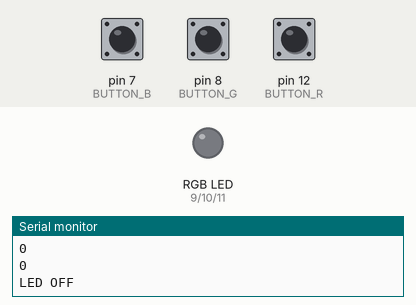
This sketch was run on a simulated Arduino Uno, built with avr-gcc and run on an emulated ATmega328P. Parts: an RGB LED mixed from three pins (HIGH = lit), the last lines printed to the serial monitor. The test bench sets the inputs (shaded band); at power-on: pin 7 (BUTTON_B) LOW, pin 8 (BUTTON_G) LOW, pin 12 (BUTTON_R) LOW.

Above: at 1.8 s.
1.9 s: pin 7 (BUTTON_B) pulled HIGH for 0.6 s
At 2.6 s:
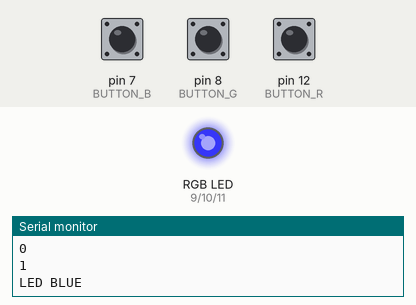
4.5 s: pin 8 (BUTTON_G) pulled HIGH for 0.6 s
At 5.8 s:
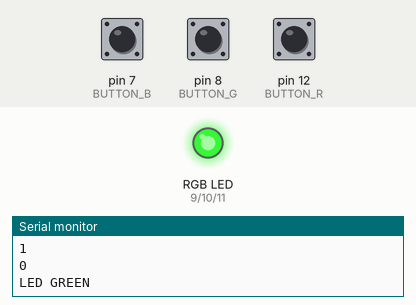
7.5 s: pin 12 (BUTTON_R) pulled HIGH for 0.6 s
At 8.5 s:
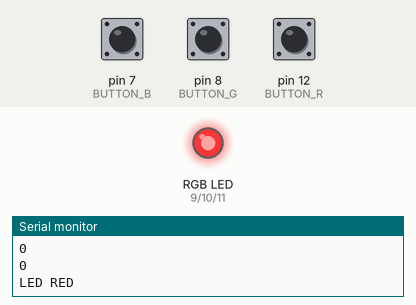
10.5 s: pin 12 (BUTTON_R) pulled HIGH for 3.2 s
At 14.3 s:
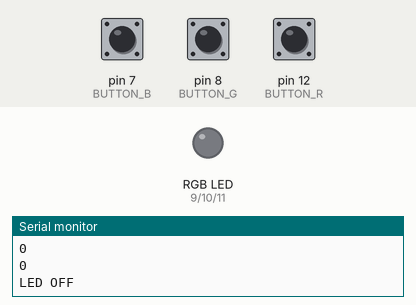
15.5 s: pin 7 (BUTTON_B) pulled HIGH for 3.2 s
At 17.1 s:
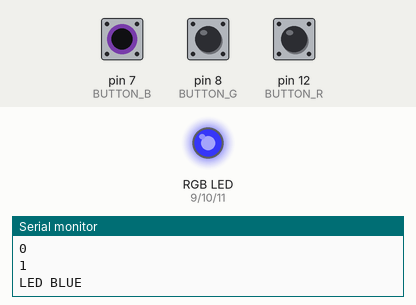
Timing chart, 0 to 20.5 s (numbered marks = the images above; inputs shaded):
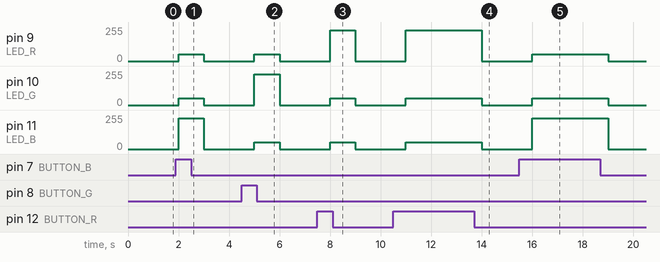

Measured:
- after the input at 1.9 s, pin 9 (LED_R), pin 10 (LED_G): 0/255 → 50/255 after 0.10 s, → 0/255 1.0 s later; pin 11 (LED_B): 0/255 → 230/255 after 0.10 s, → 0/255 1.0 s later
- after the input at 4.5 s, pin 9 (LED_R), pin 11 (LED_B): 0/255 → 50/255 after 0.50 s, → 0/255 1.0 s later; pin 10 (LED_G): 0/255 → 230/255 after 0.50 s, → 0/255 1.0 s later
- after the input at 7.5 s, pin 9 (LED_R): 0/255 → 230/255 after 0.50 s, → 0/255 1.0 s later; pin 10 (LED_G), pin 11 (LED_B): 0/255 → 50/255 after 0.50 s, → 0/255 1.0 s later
- after the input at 10.5 s, pin 9 (LED_R): 0/255 → 230/255 after 0.51 s, → 0/255 3.0 s later; pin 10 (LED_G), pin 11 (LED_B): 0/255 → 50/255 after 0.51 s, → 0/255 3.0 s later
- after the input at 15.5 s, pin 9 (LED_R), pin 10 (LED_G): 0/255 → 50/255 after 0.51 s, → 0/255 3.0 s later; pin 11 (LED_B): 0/255 → 230/255 after 0.51 s, → 0/255 3.0 s later

The sketch:

test07LED_Button3.ino
```cpp
 // mission2 >> Button 3개로 RGB LED 각각 색깔 다르게 ON/OFF

#include <stdio.h>
#define TIME 1000
#define BUTTON_R 12
#define BUTTON_G 8
#define BUTTON_B 7
#define LED_R 9
#define LED_G 10
#define LED_B 11

void setup() {
  // put your setup code here, to run once:
  Serial.begin(9600);
  Serial.println("setup()...");

  pinMode(BUTTON_R, INPUT);
  pinMode(BUTTON_G, INPUT);
  pinMode(BUTTON_B, INPUT);

}

void loop() {

  Serial.println("loop()...");
  Serial.println(digitalRead(BUTTON_R));
  Serial.println(digitalRead(BUTTON_G));
  Serial.println(digitalRead(BUTTON_B));

  if(digitalRead(BUTTON_R)==1) { // digitalRead(BUTTON) 로만 조건식줘도 됨
    Serial.println("LED RED");
    analogWrite(LED_R, 230);
    analogWrite(LED_G, 50);
    analogWrite(LED_B, 50);
  }
  else if (digitalRead(BUTTON_G)==1) {
    Serial.println("LED GREEN");
    analogWrite(LED_R, 50);
    analogWrite(LED_G, 230);
    analogWrite(LED_B, 50);
  }
   else if (digitalRead(BUTTON_B)==1) {
    Serial.println("LED BLUE");
    analogWrite(LED_R, 50);
    analogWrite(LED_G, 50);
    analogWrite(LED_B, 230);
  }
  else {
    Serial.println("LED OFF");
    analogWrite(LED_R, 0);
    analogWrite(LED_G, 0);
    analogWrite(LED_B, 0);
  }

  delay(TIME);

}
```
